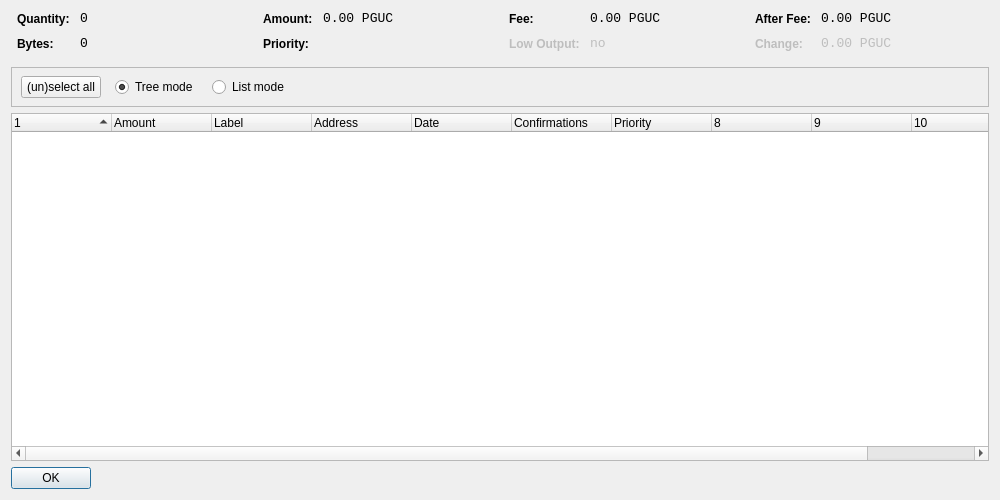
<?xml version="1.0" encoding="UTF-8"?>
<ui version="4.0">
 <class>CoinControlDialog</class>
 <widget class="QDialog" name="CoinControlDialog">
  <property name="geometry">
   <rect>
    <x>0</x>
    <y>0</y>
    <width>1000</width>
    <height>500</height>
   </rect>
  </property>
  <property name="windowTitle">
   <string>Coin Control</string>
  </property>
  <layout class="QVBoxLayout" name="verticalLayout">
   <item>
    <layout class="QHBoxLayout" name="horizontalLayoutTop" stretch="0,0,0,0">
     <property name="topMargin">
      <number>0</number>
     </property>
     <property name="bottomMargin">
      <number>10</number>
     </property>
     <item>
      <layout class="QFormLayout" name="formLayoutCoinControl1">
       <property name="horizontalSpacing">
        <number>10</number>
       </property>
       <property name="verticalSpacing">
        <number>10</number>
       </property>
       <property name="leftMargin">
        <number>6</number>
       </property>
       <property name="rightMargin">
        <number>6</number>
       </property>
       <item row="0" column="0">
        <widget class="QLabel" name="labelCoinControlQuantityText">
         <property name="styleSheet">
          <string notr="true">font-weight:bold;</string>
         </property>
         <property name="text">
          <string>Quantity:</string>
         </property>
        </widget>
       </item>
       <item row="0" column="1">
        <widget class="QLabel" name="labelCoinControlQuantity">
         <property name="font">
          <font>
           <family>Monospace</family>
           <pointsize>10</pointsize>
          </font>
         </property>
         <property name="cursor">
          <cursorShape>IBeamCursor</cursorShape>
         </property>
         <property name="contextMenuPolicy">
          <enum>Qt::ActionsContextMenu</enum>
         </property>
         <property name="text">
          <string notr="true">0</string>
         </property>
         <property name="textInteractionFlags">
          <set>Qt::LinksAccessibleByMouse|Qt::TextSelectableByKeyboard|Qt::TextSelectableByMouse</set>
         </property>
        </widget>
       </item>
       <item row="1" column="0">
        <widget class="QLabel" name="labelCoinControlBytesText">
         <property name="styleSheet">
          <string notr="true">font-weight:bold;</string>
         </property>
         <property name="text">
          <string>Bytes:</string>
         </property>
        </widget>
       </item>
       <item row="1" column="1">
        <widget class="QLabel" name="labelCoinControlBytes">
         <property name="font">
          <font>
           <family>Monospace</family>
           <pointsize>10</pointsize>
          </font>
         </property>
         <property name="cursor">
          <cursorShape>IBeamCursor</cursorShape>
         </property>
         <property name="contextMenuPolicy">
          <enum>Qt::ActionsContextMenu</enum>
         </property>
         <property name="text">
          <string notr="true">0</string>
         </property>
         <property name="textInteractionFlags">
          <set>Qt::LinksAccessibleByMouse|Qt::TextSelectableByKeyboard|Qt::TextSelectableByMouse</set>
         </property>
        </widget>
       </item>
      </layout>
     </item>
     <item>
      <layout class="QFormLayout" name="formLayoutCoinControl2">
       <property name="horizontalSpacing">
        <number>10</number>
       </property>
       <property name="verticalSpacing">
        <number>10</number>
       </property>
       <property name="leftMargin">
        <number>6</number>
       </property>
       <property name="rightMargin">
        <number>6</number>
       </property>
       <item row="0" column="0">
        <widget class="QLabel" name="labelCoinControlAmountText">
         <property name="styleSheet">
          <string notr="true">font-weight:bold;</string>
         </property>
         <property name="text">
          <string>Amount:</string>
         </property>
        </widget>
       </item>
       <item row="0" column="1">
        <widget class="QLabel" name="labelCoinControlAmount">
         <property name="font">
          <font>
           <family>Monospace</family>
           <pointsize>10</pointsize>
          </font>
         </property>
         <property name="cursor">
          <cursorShape>IBeamCursor</cursorShape>
         </property>
         <property name="contextMenuPolicy">
          <enum>Qt::ActionsContextMenu</enum>
         </property>
         <property name="text">
          <string notr="true">0.00 PGUC</string>
         </property>
         <property name="textInteractionFlags">
          <set>Qt::LinksAccessibleByMouse|Qt::TextSelectableByKeyboard|Qt::TextSelectableByMouse</set>
         </property>
        </widget>
       </item>
       <item row="1" column="0">
        <widget class="QLabel" name="labelCoinControlPriorityText">
         <property name="styleSheet">
          <string notr="true">font-weight:bold;</string>
         </property>
         <property name="text">
          <string>Priority:</string>
         </property>
        </widget>
       </item>
       <item row="1" column="1">
        <widget class="QLabel" name="labelCoinControlPriority">
         <property name="font">
          <font>
           <family>Monospace</family>
           <pointsize>10</pointsize>
          </font>
         </property>
         <property name="cursor">
          <cursorShape>IBeamCursor</cursorShape>
         </property>
         <property name="contextMenuPolicy">
          <enum>Qt::ActionsContextMenu</enum>
         </property>
         <property name="text">
          <string/>
         </property>
         <property name="textInteractionFlags">
          <set>Qt::LinksAccessibleByMouse|Qt::TextSelectableByKeyboard|Qt::TextSelectableByMouse</set>
         </property>
        </widget>
       </item>
      </layout>
     </item>
     <item>
      <layout class="QFormLayout" name="formLayoutCoinControl3">
       <property name="horizontalSpacing">
        <number>10</number>
       </property>
       <property name="verticalSpacing">
        <number>10</number>
       </property>
       <property name="leftMargin">
        <number>6</number>
       </property>
       <property name="rightMargin">
        <number>6</number>
       </property>
       <item row="0" column="0">
        <widget class="QLabel" name="labelCoinControlFeeText">
         <property name="styleSheet">
          <string notr="true">font-weight:bold;</string>
         </property>
         <property name="text">
          <string>Fee:</string>
         </property>
        </widget>
       </item>
       <item row="0" column="1">
        <widget class="QLabel" name="labelCoinControlFee">
         <property name="font">
          <font>
           <family>Monospace</family>
           <pointsize>10</pointsize>
          </font>
         </property>
         <property name="cursor">
          <cursorShape>IBeamCursor</cursorShape>
         </property>
         <property name="contextMenuPolicy">
          <enum>Qt::ActionsContextMenu</enum>
         </property>
         <property name="text">
          <string notr="true">0.00 PGUC</string>
         </property>
         <property name="textInteractionFlags">
          <set>Qt::LinksAccessibleByMouse|Qt::TextSelectableByKeyboard|Qt::TextSelectableByMouse</set>
         </property>
        </widget>
       </item>
       <item row="1" column="0">
        <widget class="QLabel" name="labelCoinControlLowOutputText">
         <property name="enabled">
          <bool>false</bool>
         </property>
         <property name="styleSheet">
          <string notr="true">font-weight:bold;</string>
         </property>
         <property name="text">
          <string>Low Output:</string>
         </property>
        </widget>
       </item>
       <item row="1" column="1">
        <widget class="QLabel" name="labelCoinControlLowOutput">
         <property name="enabled">
          <bool>false</bool>
         </property>
         <property name="font">
          <font>
           <family>Monospace</family>
           <pointsize>10</pointsize>
          </font>
         </property>
         <property name="cursor">
          <cursorShape>IBeamCursor</cursorShape>
         </property>
         <property name="contextMenuPolicy">
          <enum>Qt::ActionsContextMenu</enum>
         </property>
         <property name="text">
          <string notr="true">no</string>
         </property>
         <property name="textInteractionFlags">
          <set>Qt::LinksAccessibleByMouse|Qt::TextSelectableByKeyboard|Qt::TextSelectableByMouse</set>
         </property>
        </widget>
       </item>
      </layout>
     </item>
     <item>
      <layout class="QFormLayout" name="formLayoutCoinControl4">
       <property name="horizontalSpacing">
        <number>10</number>
       </property>
       <property name="verticalSpacing">
        <number>10</number>
       </property>
       <property name="leftMargin">
        <number>6</number>
       </property>
       <property name="rightMargin">
        <number>6</number>
       </property>
       <item row="0" column="0">
        <widget class="QLabel" name="labelCoinControlAfterFeeText">
         <property name="styleSheet">
          <string notr="true">font-weight:bold;</string>
         </property>
         <property name="text">
          <string>After Fee:</string>
         </property>
        </widget>
       </item>
       <item row="0" column="1">
        <widget class="QLabel" name="labelCoinControlAfterFee">
         <property name="font">
          <font>
           <family>Monospace</family>
           <pointsize>10</pointsize>
          </font>
         </property>
         <property name="cursor">
          <cursorShape>IBeamCursor</cursorShape>
         </property>
         <property name="contextMenuPolicy">
          <enum>Qt::ActionsContextMenu</enum>
         </property>
         <property name="text">
          <string notr="true">0.00 PGUC</string>
         </property>
         <property name="textInteractionFlags">
          <set>Qt::LinksAccessibleByMouse|Qt::TextSelectableByKeyboard|Qt::TextSelectableByMouse</set>
         </property>
        </widget>
       </item>
       <item row="1" column="0">
        <widget class="QLabel" name="labelCoinControlChangeText">
         <property name="enabled">
          <bool>false</bool>
         </property>
         <property name="styleSheet">
          <string notr="true">font-weight:bold;</string>
         </property>
         <property name="text">
          <string>Change:</string>
         </property>
        </widget>
       </item>
       <item row="1" column="1">
        <widget class="QLabel" name="labelCoinControlChange">
         <property name="enabled">
          <bool>false</bool>
         </property>
         <property name="font">
          <font>
           <family>Monospace</family>
           <pointsize>10</pointsize>
          </font>
         </property>
         <property name="cursor">
          <cursorShape>IBeamCursor</cursorShape>
         </property>
         <property name="contextMenuPolicy">
          <enum>Qt::ActionsContextMenu</enum>
         </property>
         <property name="text">
          <string notr="true">0.00 PGUC</string>
         </property>
         <property name="textInteractionFlags">
          <set>Qt::LinksAccessibleByMouse|Qt::TextSelectableByKeyboard|Qt::TextSelectableByMouse</set>
         </property>
        </widget>
       </item>
      </layout>
     </item>
    </layout>
   </item>
   <item>
    <widget class="QFrame" name="frame">
     <property name="minimumSize">
      <size>
       <width>0</width>
       <height>40</height>
      </size>
     </property>
     <property name="frameShape">
      <enum>QFrame::StyledPanel</enum>
     </property>
     <property name="frameShadow">
      <enum>QFrame::Sunken</enum>
     </property>
     <widget class="QWidget" name="horizontalLayoutWidget">
      <property name="geometry">
       <rect>
        <x>10</x>
        <y>0</y>
        <width>781</width>
        <height>41</height>
       </rect>
      </property>
      <layout class="QHBoxLayout" name="horizontalLayoutPanel" stretch="0,0,0,0,0">
       <property name="spacing">
        <number>14</number>
       </property>
       <item>
        <widget class="QPushButton" name="pushButtonSelectAll">
         <property name="sizePolicy">
          <sizepolicy hsizetype="Maximum" vsizetype="Fixed">
           <horstretch>0</horstretch>
           <verstretch>0</verstretch>
          </sizepolicy>
         </property>
         <property name="text">
          <string>(un)select all</string>
         </property>
        </widget>
       </item>
       <item>
        <widget class="QRadioButton" name="radioTreeMode">
         <property name="sizePolicy">
          <sizepolicy hsizetype="Maximum" vsizetype="Fixed">
           <horstretch>0</horstretch>
           <verstretch>0</verstretch>
          </sizepolicy>
         </property>
         <property name="text">
          <string>Tree mode</string>
         </property>
         <property name="checked">
          <bool>true</bool>
         </property>
        </widget>
       </item>
       <item>
        <widget class="QRadioButton" name="radioListMode">
         <property name="sizePolicy">
          <sizepolicy hsizetype="Maximum" vsizetype="Fixed">
           <horstretch>0</horstretch>
           <verstretch>0</verstretch>
          </sizepolicy>
         </property>
         <property name="text">
          <string>List mode</string>
         </property>
        </widget>
       </item>
       <item>
        <spacer name="horizontalSpacer">
         <property name="orientation">
          <enum>Qt::Horizontal</enum>
         </property>
         <property name="sizeHint" stdset="0">
          <size>
           <width>40</width>
           <height>20</height>
          </size>
         </property>
        </spacer>
       </item>
      </layout>
     </widget>
    </widget>
   </item>
   <item>
    <widget class="CoinControlTreeWidget" name="treeWidget">
     <property name="contextMenuPolicy">
      <enum>Qt::CustomContextMenu</enum>
     </property>
     <property name="sortingEnabled">
      <bool>false</bool>
     </property>
     <property name="columnCount">
      <number>11</number>
     </property>
     <attribute name="headerShowSortIndicator" stdset="0">
      <bool>true</bool>
     </attribute>
     <attribute name="headerStretchLastSection">
      <bool>false</bool>
     </attribute>
     <column>
      <property name="text">
       <string/>
      </property>
     </column>
     <column>
      <property name="text">
       <string>Amount</string>
      </property>
     </column>
     <column>
      <property name="text">
       <string>Label</string>
      </property>
     </column>
     <column>
      <property name="text">
       <string>Address</string>
      </property>
     </column>
     <column>
      <property name="text">
       <string>Date</string>
      </property>
     </column>
     <column>
      <property name="text">
       <string>Confirmations</string>
      </property>
      <property name="toolTip">
       <string>Confirmed</string>
      </property>
     </column>
     <column>
      <property name="text">
       <string>Priority</string>
      </property>
     </column>
     <column>
      <property name="text">
       <string/>
      </property>
     </column>
     <column>
      <property name="text">
       <string/>
      </property>
     </column>
     <column>
      <property name="text">
       <string/>
      </property>
     </column>
     <column>
      <property name="text">
       <string/>
      </property>
     </column>
    </widget>
   </item>
   <item>
    <widget class="QDialogButtonBox" name="buttonBox">
     <property name="sizePolicy">
      <sizepolicy hsizetype="Maximum" vsizetype="Fixed">
       <horstretch>0</horstretch>
       <verstretch>0</verstretch>
      </sizepolicy>
     </property>
     <property name="orientation">
      <enum>Qt::Horizontal</enum>
     </property>
     <property name="standardButtons">
      <set>QDialogButtonBox::Ok</set>
     </property>
    </widget>
   </item>
  </layout>
 </widget>
 <customwidgets>
  <customwidget>
   <class>CoinControlTreeWidget</class>
   <extends>QTreeWidget</extends>
   <header>coincontroltreewidget.h</header>
  </customwidget>
 </customwidgets>
 <resources/>
 <connections/>
</ui>
